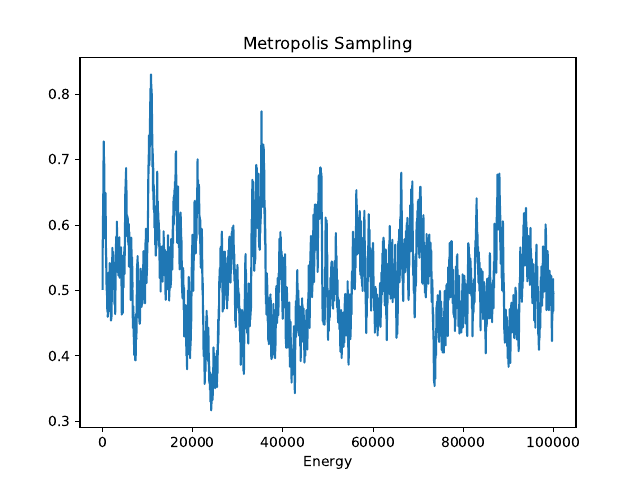

This figure's Python source:
import numpy as np
import matplotlib.pyplot as plt
from numba import jit
from tqdm import trange

# Constants
a = 0.2
m = 1
omega_sq = 1
T = 100
N = int(T/a)


samples = 100000
step_size = 0.025
corr = 20


# Lattice Action
@jit(nopython=True)
def action(x):
    potential = 0.5 * omega_sq * x * x * a
    kinetic = np.zeros(len(x))
    for i in range(len(x)-1):
        kinetic[i] = m/(a*2) * ( (x[i+1] - x[i])**2)
    return np.sum(potential + kinetic)

def update(x):    
    x_new = x + np.random.uniform(-step_size,step_size, len(x))
    dS = action(x_new) - action(x)         
    if np.exp(-dS) > np.random.random():
        x = x_new            
        return x, 1
    return x, 0

def metropolis_sampling(x, N_conf, N_corr):
    acceptance = 0
    energy = np.zeros(N_conf)
    for i in trange(N_conf):
        for k in range(N_corr):
            x, accepted = update(x)
            acceptance += accepted
        energy[i] = np.average(x*x) 

    print(np.average(energy))
    print(np.std(energy))
    print(float(acceptance)/(N_corr*N_conf))

    plt.plot(range(N_conf), energy)
    plt.xlabel("Simuation Time")
    plt.xlabel("Energy")
    plt.title("Metropolis Sampling")
    plt.savefig("metropolis.pdf")
    plt.show()
    return energy

def tauInt(rho, N, lambdaMax=100):
    tauInt = 0.5
    for t in range(1, len(rho)):
        dRhoT = 0
        for k in range(t + lambdaMax):
            if k+t >= N/2:
                break
            dRhoT += (rho[t+k] + rho[np.abs(k-t)] - 2*rho[t]*rho[k])**2
        dRhoT /= N
        if np.sqrt(dRhoT) > rho[t]:
            tauInt += rho[t]
            break
        else:
            tauInt += rho[t]
    tauIntStd = np.sqrt(2*(2*t+1)/float(N))*tauInt
    return tauInt, tauIntStd

def autocorr(x):
    rho = np.zeros(int(len(x)/2))
    for k in range(int(len(x)/2)):
        rho[k] = np.corrcoef(np.array([x[0:len(x)-k], x[k:len(x)]]))[0,1]
    print(tauInt(rho, len(x)))

if __name__ == "__main__":
    initial_x = np.zeros(N)+np.sqrt(0.5)
    energy = metropolis_sampling(initial_x, samples, corr)
    autocorr(energy)
